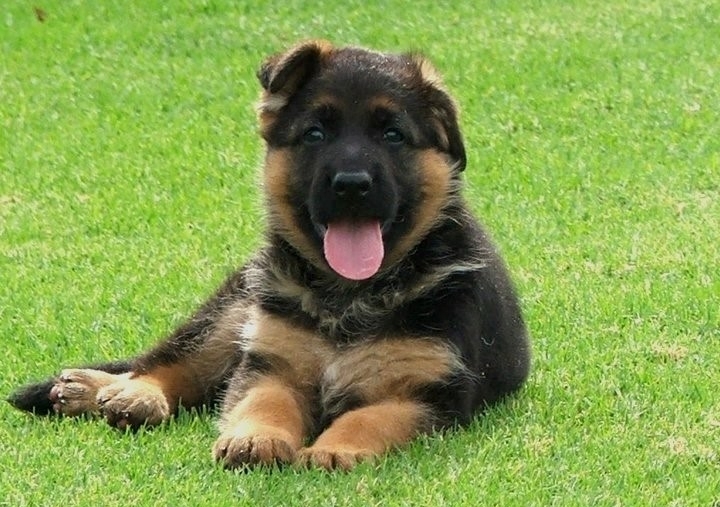
#> input picture important/useful_modules/pillow_module/dogs_images_png/dog1.png, 720 x 507 px
$ python image_lifahacks.py
#> lines starting #> are read from the running program, lines starting #| are printed output that depends on the picture
from PIL import Image, ImageFilter
import os

image = Image.open('dogs_images_png/dog1.png')
#> image is the input picture: PIL image 720x507 RGB; mean R, G, B 131.7, 158.1, 79

# Image rotation
image.rotate(90).save(f'with_mod/1dog1.png')
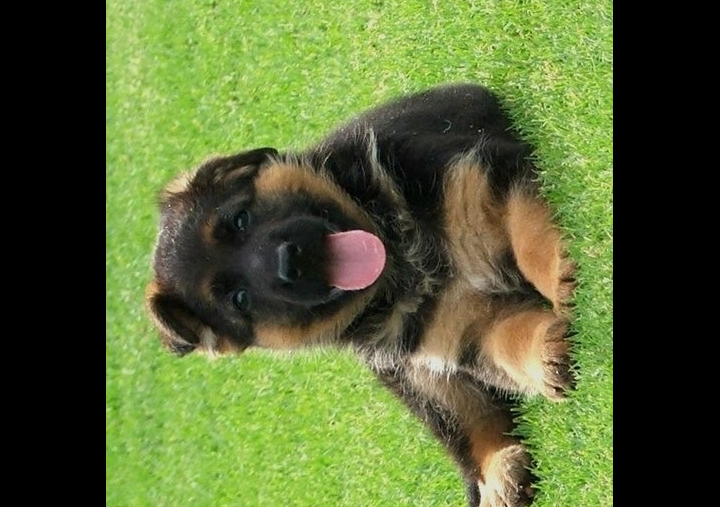
#> saved as 1dog1.png: PIL image 720x507 RGB; mean R, G, B 86.3, 100.9, 52.5

# Image Black and White style
image.convert(mode='L').save(f'with_mod/2dog1.png')
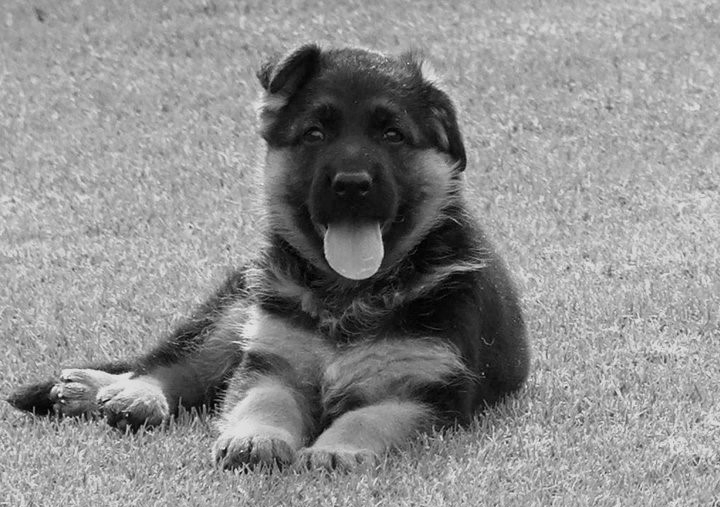
#> saved as 2dog1.png: PIL image 720x507 L; min 0, max 241, mean 141.2

# Image Blur
image.filter(ImageFilter.GaussianBlur(10)).save(f'with_mod/3dog1.png')
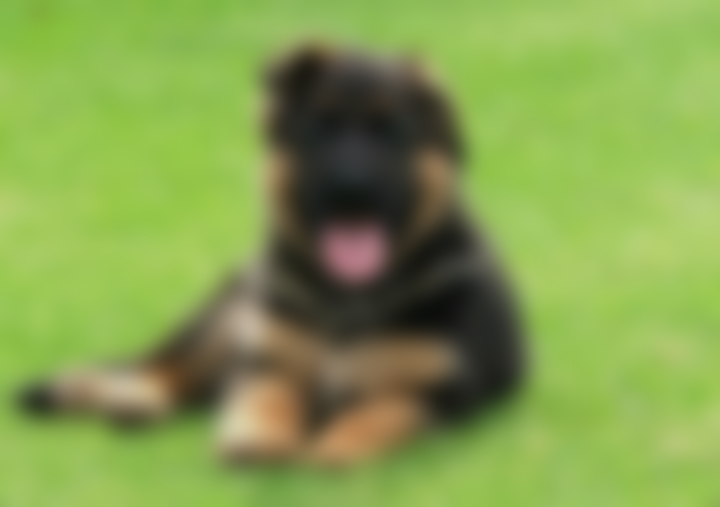
#> saved as 3dog1.png: PIL image 720x507 RGB; mean R, G, B 131.7, 158.1, 79

$ run again, with important/useful_modules/pillow_module/dogs_images_png/dog2.png copied over important/useful_modules/pillow_module/dogs_images_png/dog1.png
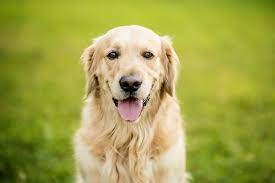
#> input picture important/useful_modules/pillow_module/dogs_images_png/dog2.png, 275 x 183 px
#> image is the input picture: PIL image 275x183 RGB; mean R, G, B 162.5, 163.3, 74.6
#> `image.convert(mode='L').save(f'with_mod/2dog1.png')`:
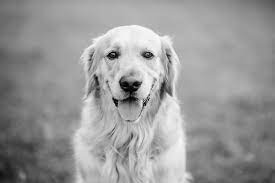
#> saved as 2dog1.png: PIL image 275x183 L; min 0, max 252, mean 153
#> `image.filter(ImageFilter.GaussianBlur(10)).save(f'with_mod/3dog1.png')`:
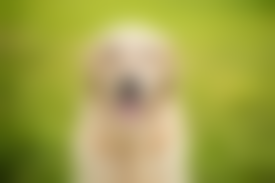
#> saved as 3dog1.png: PIL image 275x183 RGB; mean R, G, B 162.3, 163, 74.5

$ run again, with important/useful_modules/pillow_module/dogs_images_png/dog3.png copied over important/useful_modules/pillow_module/dogs_images_png/dog1.png
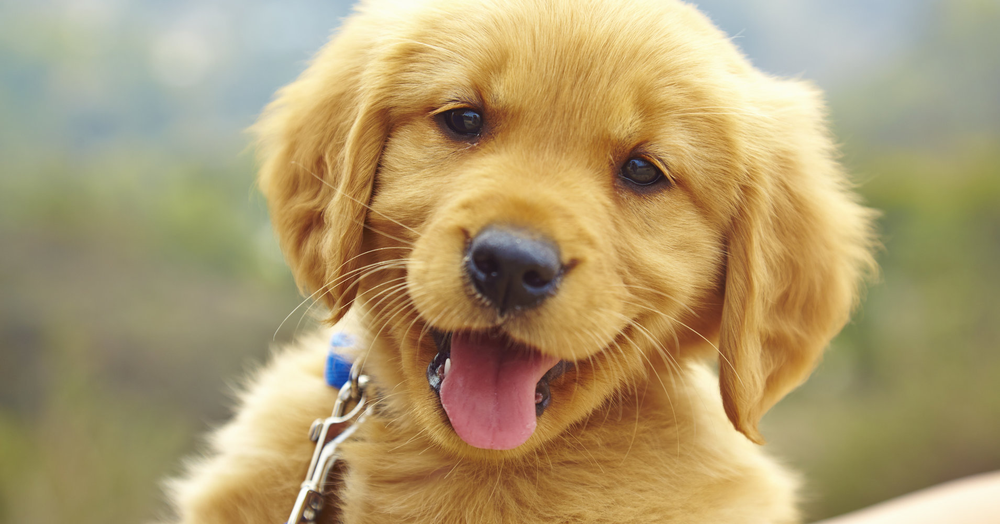
#> input picture important/useful_modules/pillow_module/dogs_images_png/dog3.png, 1000 x 524 px, shrunk from 1910 x 1000 before the run
#> image is the input picture: PIL image 1000x524 RGB; mean R, G, B 174, 154.9, 112.2
#> `image.convert(mode='L').save(f'with_mod/2dog1.png')`:
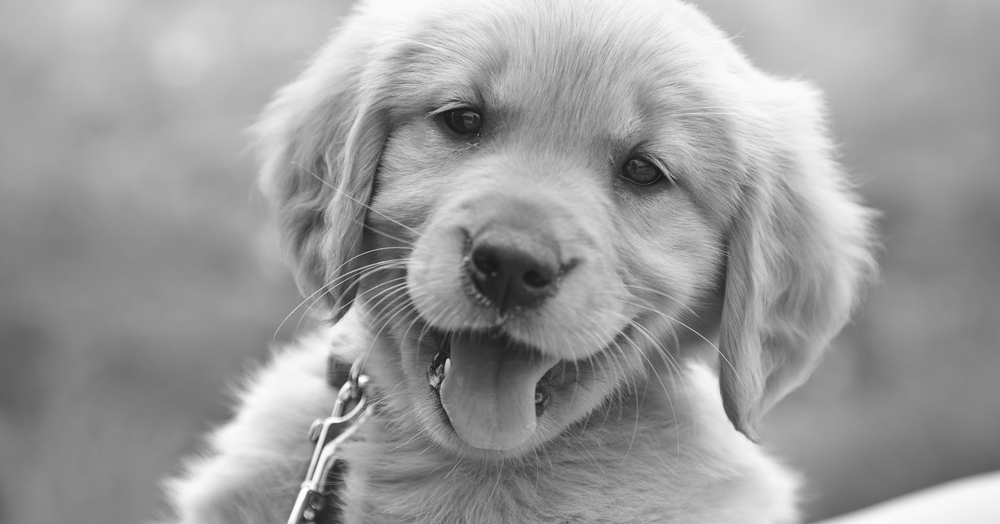
#> saved as 2dog1.png: PIL image 1000x524 L; min 23, max 254, mean 155.8
#> `image.filter(ImageFilter.GaussianBlur(10)).save(f'with_mod/3dog1.png')`:
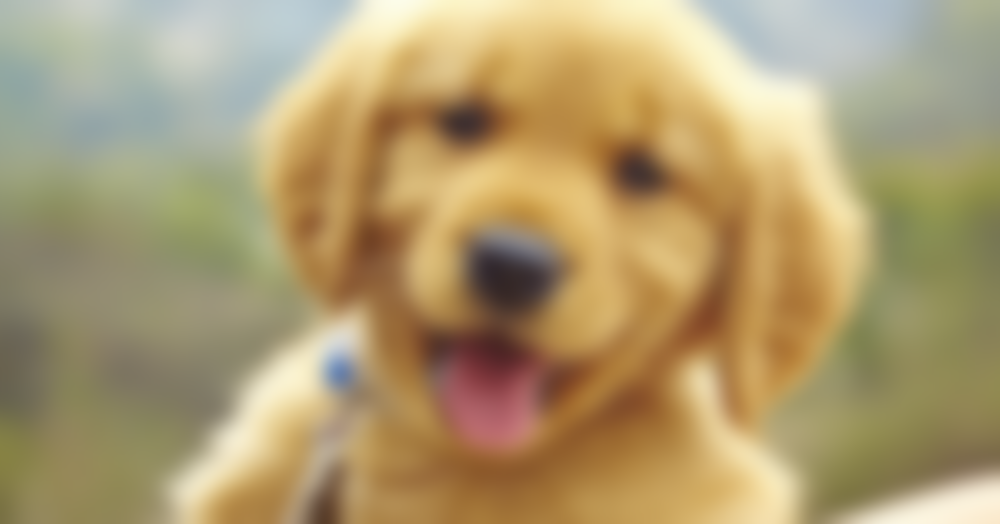
#> saved as 3dog1.png: PIL image 1000x524 RGB; mean R, G, B 174, 155, 112.2
